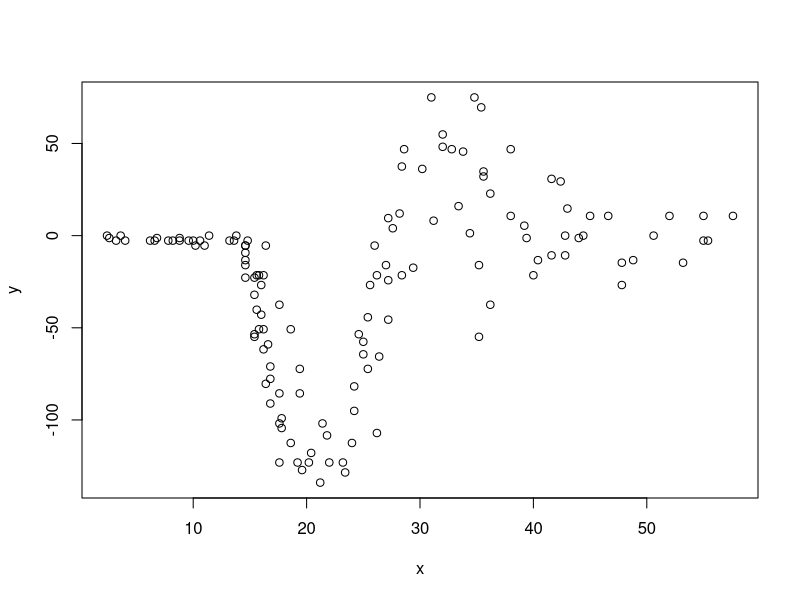
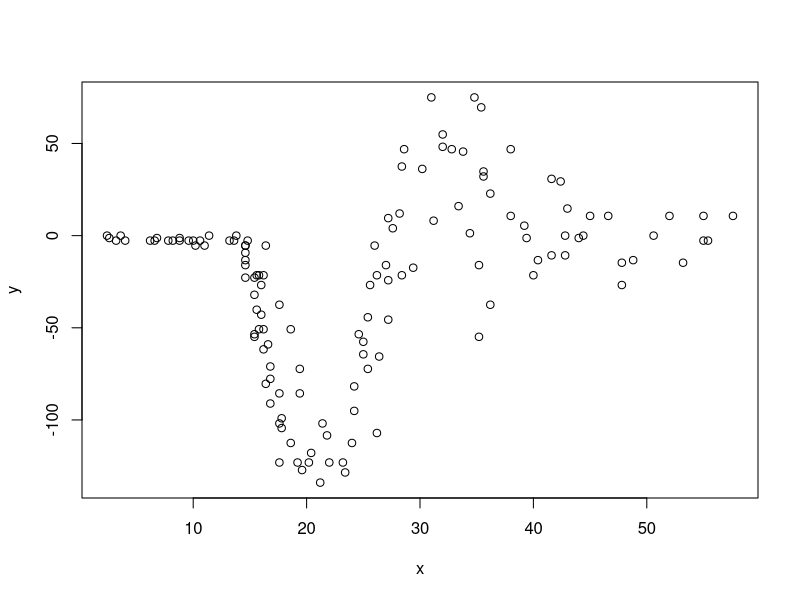
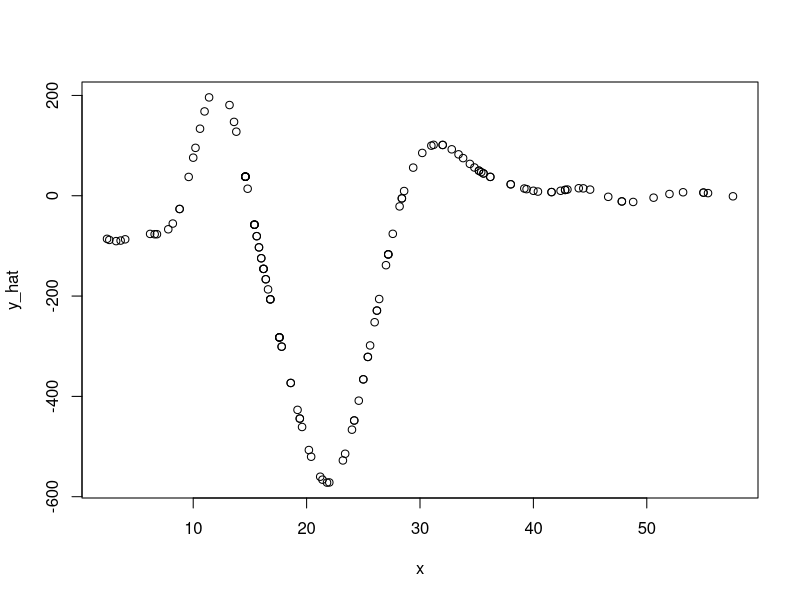

Reproduce these figures in R, in order. (Note: this script raises an error after producing the figures.)
## ---- chunk 1
pspline <- function(x,y,k=20,logsp=c(-5,5),bord=3,pord=2,ngrid=100){
  dk <- diff(range(x))/(k-bord)
  knots <- seq(min(x)-dk*bord,by=dk,length=k+bord+1) 
  X <- splines::splineDesign(knots,x,ord=bord+1,outer.ok=TRUE)
  D <- diff(diag(k),differences=pord)
  idenk <- diag(k)
  crossD <- crossprod(D)
  p<-ncol(X);n <-nrow(X)
  
  QR<-qr(X)
  Q<-qr.Q(QR)
  R<-qr.R(QR)
  invR<-solve(R)
  invtranR<-t(invR)
  rddr <- invtranR%*%crossD%*%invR
  eigenrddr <-eigen(rddr)
  evl <-eigenrddr$values
  evc <-eigenrddr$vectors
  
  lsp <- seq(logsp[1],logsp[2],length=ngrid)
  edf <- gcv <- rep(0,ngrid)
  for (i in 1:ngrid){
    core <- idenk + exp(lsp[i])*evl
    coreinv<- solve(core)
    edf[i]<-sum(diag(coreinv))
    comp <-invR%*%evc%*%coreinv%*%t(evc)
    beta <- backsolve(comp,qr.qty(QR,y))
    y_hat <-X%*%beta
    sigma <- sum((y-y_hat)^2)/(n-edf[i])
    gcv[i]<-sigma/(n-edf[i])
  }
  i.opt<-max(which(gcv==min(gcv)))
  core <- idenk + exp(lsp[i.opt])*evl
  coreinv<- solve(core)
  eddf<-sum(diag(coreinv))
  comp <-invR%*%evc%*%coreinv%*%t(evc)
  beta <- backsolve(comp,qr.qty(QR,y))
  y_hat <-X%*%beta
  sigma <- sum((y-y_hat)^2)/(n-eddf)^2
  yy<-y-y_hat
  list(beta,y_hat,sigma)
  plot(x,y)
  plot(x,y_hat)
  list(beta=beta,yhat=y_hat,sigma=sigma,eddf,i.opt)
}

## ---- chunk 2
library(MASS)
x<-mcycle[,1]
y<-mcycle[,2]
plot(x,y)
pspline(x,y)
## ---- chunk 3
#x<-matrix(1:100,100,1); y<-matrix(1:100,100,1)
x<-mcycle[,1]
y<-mcycle[,2]
lsp <- seq(-5,5,length=100)
k<-20
bord<-3
pord<-2
dk <- diff(range(x))/(k-bord)
knots <- seq(min(x)-dk*bord,by=dk,length=k+bord+1) 
X <- splines::splineDesign(knots,x,ord=bord+1,outer.ok=TRUE)
D <- diff(diag(k),differences=pord)
iden <- diag(20)
p<-ncol(X)
n <-nrow(X)
QR<-qr(X)
Q<-qr.Q(QR)
R<-qr.R(QR)
Rinv <- solve(R)
cross <-crossprod(D)
Rinvtran<-t(Rinv)
pen <- Rinvtran%*%cross%*%Rinv
ep <- eigen(pen)
evc <- ep$vectors
evl<- ep$values
beta<-c()
trK <- rep(0,100)
gcv <- rep(0,100)
for (i in 1:length(lsp)){
  core<- iden+exp(lsp[i])*evl
  coreinv<- solve(core)
  trK<-sum(diag(coreinv))
  be<-Rinv%*%evc%*%coreinv%*%t(evc)
  beta<- backsolve(be,qr.qty(QR,y))
  y_hat <-X%*%beta
  sigma <- sum((y-y_hat)^2)/(n-trK)
  gcv[i]<-sigma/(n-trK)
}
i.opt<-max(which(gcv==max(gcv)))
gcv
## ---- chunk 4
x<-matrix(1:100,100,1); y<-matrix(1:100,100,1)
lsp <- seq(-5,5,length=100)
k<-20
bord<-3
pord<-2
dk <- diff(range(x))/(k-bord)
knots <- seq(min(x)-dk*bord,by=dk,length=k+bord+1) 
X <- splines::splineDesign(knots,x,ord=bord+1,outer.ok=TRUE)
D <- diff(diag(k),differences=pord)
iden <- diag(20)
p<-ncol(X)
QR<-qr(X)
Q<-qr.Q(QR)
R<-qr.R(QR)
Rinv <- solve(R)
cross <-crossprod(D)
Rinvtran<-t(Rinv)
pen <- Rinvtran%*%cross%*%Rinv
ep <- eigen(pen)
evc <- ep$vectors
evl<- ep$values
beta<-matrix(0,100,20)
trK <- matrix(0,100,1)
core<- iden+exp(lsp[10])*evl
coreinv<- solve(core)
trK<-sum(diag(coreinv))
be<-Rinv%*%evc%*%coreinv%*%t(evc)
beta<- backsolve(be,qr.qty(QR,y))
beta
trK
## ---- chunk 5
a1 <- c(3, 2, 5)
a2 <- c(2, 3, 2)
a3 <- c(5, 2, 4)
a4 <- c(1,5)

# bind the three vectors into a matrix 
# using rbind() which is basically
# row-wise binding.
A <- rbind(a1, a2, a3)
AA <- solve(A)
a <- A%*%AA
AAA <- t(A)
aa <- A%*%AAA%*%AA%*%AA
aa
diff(range(a4))
## ---- chunk 6
l <- c(-5,5)
g <- 100
lsp <- seq(l[1],l[2],length=g)
library(MASS)
x<-matrix(rnorm(1:6),2,3)
xx <- solve(x);xx
